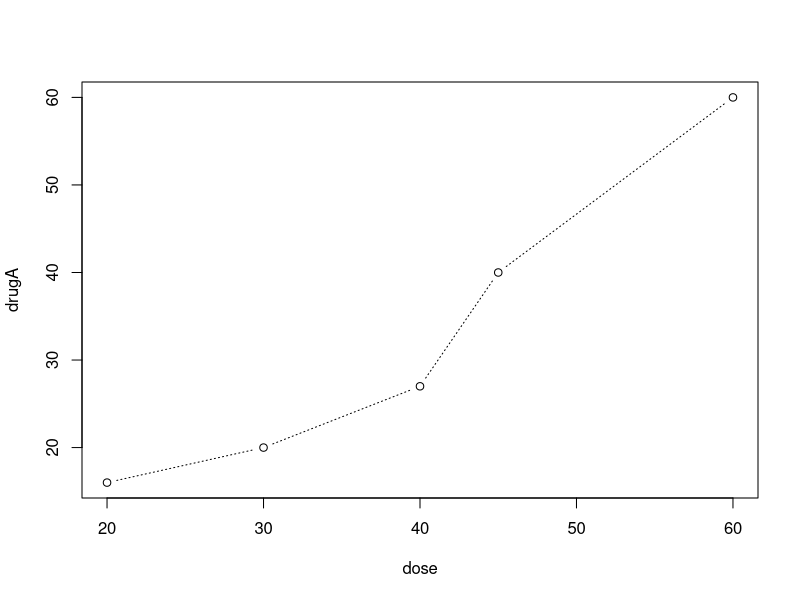
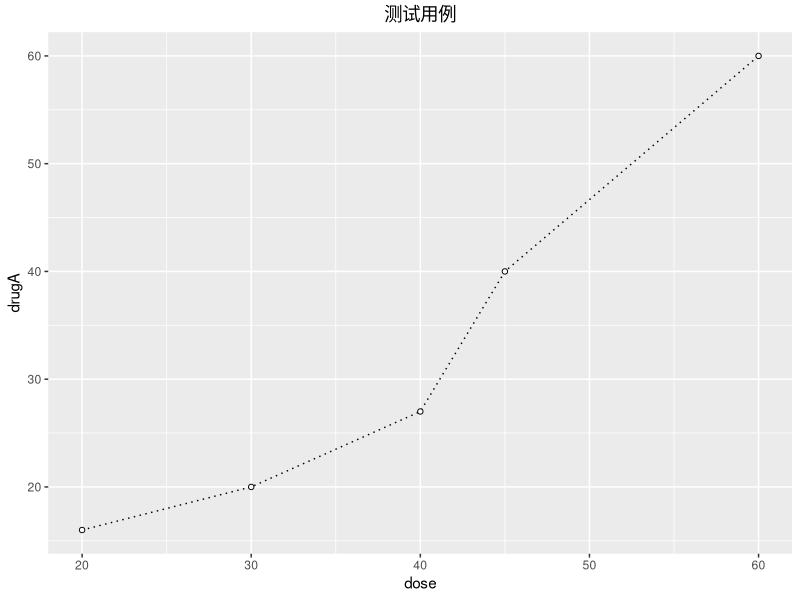
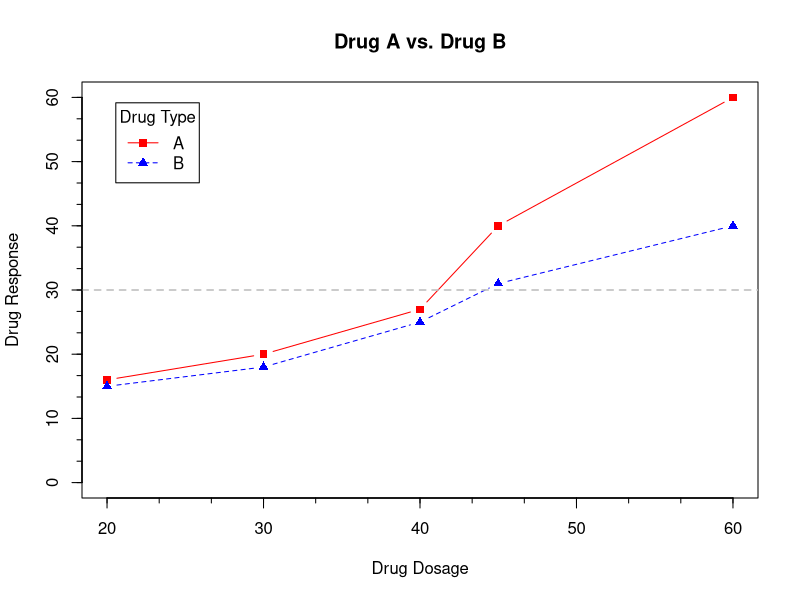
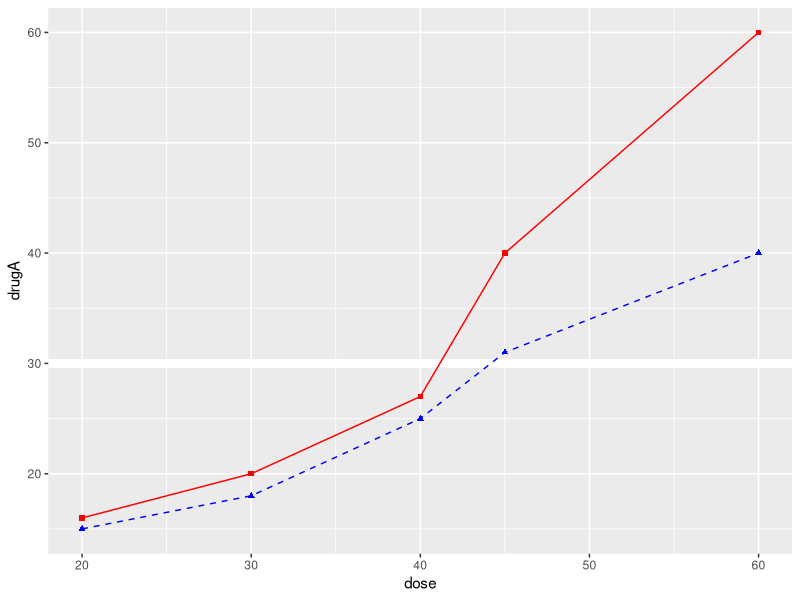
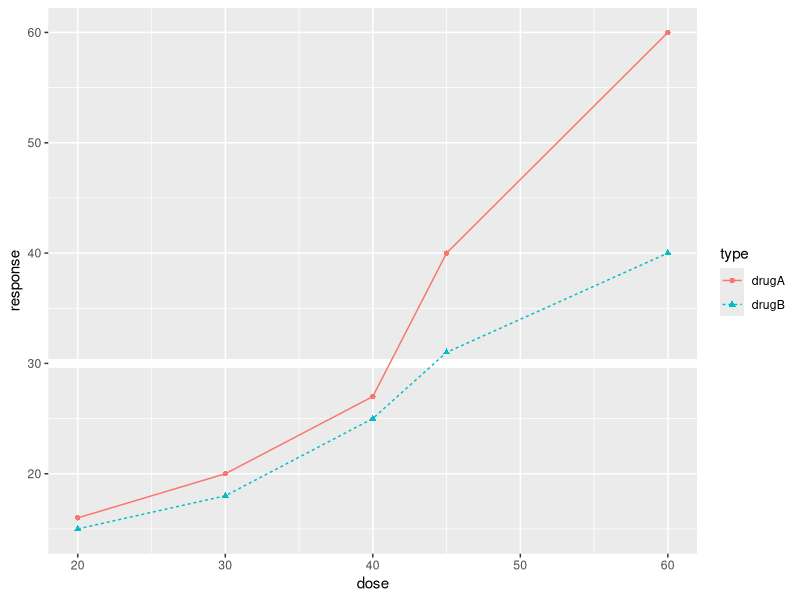

Write the R code that produced these figures, in order. (Note: this script raises an error after producing the figures.)
## ---- chunk 1
library(tidyverse)
## ---- chunk 2
# 示例数据----
dose  <- c(20, 30, 40, 45, 60)
drugA <- c(16, 20, 27, 40, 60)
drugB <- c(15, 18, 25, 31, 40)

plot(dose, drugA, type = "b", lty = 3, pch = 21)

# ggplot----
df <- tibble(
    dose = dose,
    drugA = drugA,
    drugB = drugB
)

ggplot(df, aes(dose, drugA)) +
    geom_line(linetype = 3) +
    geom_point(shape = 21, color = "black", fill = "white") +
    ggtitle("测试用例") +
    theme(plot.title = element_text(family = "PingFangSC-Regular", hjust = 0.5))
    
## ---- chunk 3
dose  <- c(20, 30, 40, 45, 60)
drugA <- c(16, 20, 27, 40, 60)
drugB <- c(15, 18, 25, 31, 40)
df <- tibble(
    dose = dose,
    drugA = drugA,
    drugB = drugB
)

# 原生
plot(dose, drugA, type="b",
     pch=15, lty=1, col="red", ylim=c(0, 60), main="Drug A vs. Drug B",
     xlab="Drug Dosage", ylab="Drug Response")
lines(dose, drugB, type = "b",
      pch = 17, lty = 2, col = "blue")
abline(h = 30, lty = 2, lwd = 1.5, col = "gray")
Hmisc::minor.tick(nx=3, ny=3, tick.ratio=0.5)
legend("topleft", inset=.05, title="Drug Type", c("A","B"),
    lty=c(1, 2), pch=c(15, 17), col=c("red", "blue"))

# ggplot
ggplot(df, aes(dose)) +
    geom_hline(yintercept = 30, size = 3, color = "white") +
    geom_line(aes(y = drugA), linetype = 1, color = "red") +
    geom_point(aes(y = drugA), shape = 15, color = "red") +
    geom_line(aes(y = drugB), linetype = 2, color = "blue") +
    geom_point(aes(y = drugB), shape = 17, color = "blue")

# tidyverse
df <- df %>%
    gather(key = "type", value = "response", drugA:drugB)

ggplot(df, aes(dose, response, color = type)) +
    geom_hline(yintercept = 30, size = 3, color = "white") +
    geom_line(aes(linetype = type)) +
    geom_point(aes(shape = type))
## ---- chunk 4
# 示例数据
manager <- c(1, 2, 3, 4, 5)
date <- c("10/24/08", "10/28/08", "10/1/08", "10/12/08", "5/1/09")
country <- c("US", "US", "UK", "UK", "UK")
gender <- c("M", "F", "F", "M", "F")
age <- c(32, 45, 25, 39, 99)
q1 <- c(5, 3, 3, 3, 2)
q2 <- c(4, 5, 5, 3, 2)
q3 <- c(5, 2, 5, 4, 1)
q4 <- c(5, 5, 5, NA, 2)
q5 <- c(5, 5, 2, NA, 1)
leadership <- tibble(manager, date, country, gender, age,
                             q1, q2, q3, q4, q5)

# 重编码
# base
within(leadership, {
    agecat <- NA
    agecat[age > 75 & age != 99]  <- "Elder"
    agecat[age >= 55 & age <= 75] <- "Middle Aged"
    agecat[age < 55]              <- "Young" })

# tidyvrese
leadership %>%
    mutate(agecat = case_when(
        age == 99 ~ NA_character_,
        age > 75 ~ "Elder",
        age >= 55 && age <= 75  ~ "Middle Aged",
        age < 55 ~ "Young"
    ))

# 重命名
names(leadership)[6:10] <- paste("item", 1:5, sep = "")
# tidyverse
# rename无法一次重命名多个变量，一次重命名多个变量可使用select
select(leadership, item = 6:10, everything())
## ---- chunk 5
# 基础安装
aggregate(mtcars[c("mpg", "hp", "wt")],by = list(am=mtcars$am), mean)
# tidyverse
mtcars %>%
    group_by(am) %>%
    summarise(mpg = mean(mpg), hp = mean(hp), wt = mean(wt))
